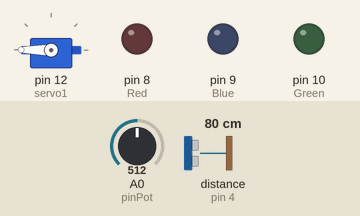
This sketch was run on a simulated Arduino Uno, built with avr-gcc and run on an emulated ATmega328P. Parts: servo, output pins drawn as LEDs (lit = HIGH). Wiring (inferred from the names in the program): ultrasonic range finder: trigger pin 3; echo pin 4. The inputs (shaded band) are chosen by the test bench; at power-on: A0 (pinPot) = 512, distance to the obstacle (sensor on pin 4) 80 cm. The echo pulse lasts 58.3 µs per cm; pins used as bus, display or sensor lines are not drawn.

Above: at 13.8 s.
13.9 s: A0 (pinPot) set to 716
At 14.6 s:
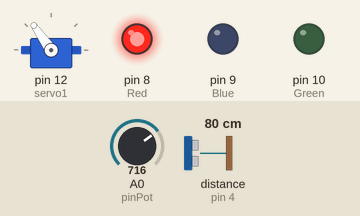
27.9 s: A0 (pinPot) set to 900
At 30.9 s:
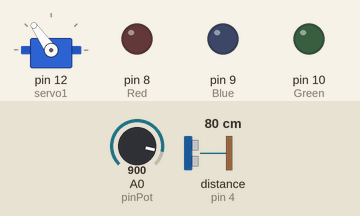
41.5 s: A0 (pinPot) set to 1023
At 47.3 s:
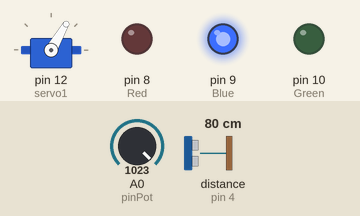
54.5 s: A0 (pinPot) set to 306
67.5 s: A0 (pinPot) set to 122
Timing chart, 0 to 80.6 s (numbered marks = the images above; inputs shaded):
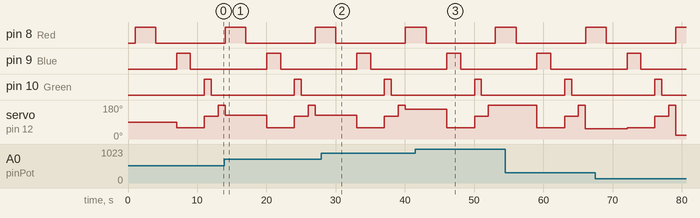

The sketch:

surprising_waasa_bruticus1__1_.ino
```cpp
#include<Servo.h>
int pinPot=0;
int Red=8;
int Blue=9;
int Green=10;
int val;
Servo servo1;
int trigPin=3;
int echoPin=4;
long distance;
long duration;
void setup()
{
  pinMode(Red, OUTPUT);
  pinMode(Blue, OUTPUT);
  pinMode(Green, OUTPUT);
  servo1.attach(12);
  pinMode(trigPin, OUTPUT);
  pinMode(echoPin, OUTPUT);
}
void loop()
{
  ultra();
  servo1.write(0);
  val=analogRead(pinPot);
  val=map(val,0,1023,0,180);
  servo1.write(val);
  delay(15);

   if(distance <=15){
    digitalWrite(Red, HIGH);
    delay(3000);
    digitalWrite(Red, LOW);
    delay(3000);
    servo1.write(60);
  }
  else{servo1.write(0);}
  if(distance <=15){
    digitalWrite(Blue,HIGH);
    delay(2000);
    digitalWrite(Blue, LOW);
    delay(2000);
    servo1.write(120);
  }
  else{servo1.write(0);}
  if(distance <=15){
    digitalWrite(Green,HIGH);
    delay(1000);
    digitalWrite(Green, LOW);
    delay(1000);
    servo1.write(180);
  }
  else{servo1.write(0);}
}
void ultra(){
  digitalWrite(trigPin, LOW);
  delayMicroseconds(2);
  digitalWrite(trigPin, HIGH);
  delayMicroseconds(10);
  digitalWrite(trigPin, LOW);
  duration = pulseIn(echoPin, HIGH);
  distance= duration*0.343/2;
 }
// SYSTEMS IN MY ENVIRONMENT  THAT USES SERVO MOTOR;
//->Camera Auto Focus: A highly precise servo motor built into
//the camera corrects a camera's lens to sharpen out-of-focus images.
//->Robotics: A servo motor at every "joint" of a robot is used to actuate movements,
//giving the robot arm its precise angle.
//->Printing Presses/Printers: Servo motors stop and start the print heads precisely
//on the page as well as move paper along to print multiple rows
//of text or graphics in exact lines, whether it's a newspaper,
//a magazine, or an annual report.
```

Measured:
- after the input at 41.5 s, servo on pin 12 (servo1): goes on until 52.1 s, then stays 180°
